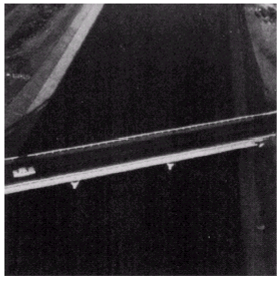
%> input picture DIP/Solutions/SERIAL dip/gray_lavel.png, 278 x 282 px
$ octave gray_lavel_slicing.m   (GNU Octave 9; MATLAB toolbox functions it lacks are replaced by stand-ins)
%> lines starting %> are read from the running program, lines starting %| are printed output that depends on the picture; in (x1, y1, x2, y2) boxes, pixels count from 0 and x2, y2 are one past the last pixel; in counts of white or black regions, pixels touching at a corner belong together; the program's own positions count from 1
clear all;

a=imread('gray_lavel.png');
%> a is the input picture: size 282x278x3 uint8; mean R, G, B 51.9, 48.7, 51.9


r=size(a,1);
%> r = 282
c=size(a,2);
%> c = 278


b=uint8(zeros(r,c));

subplot(1,3,1),imshow(a);
for i=1:r;
    for j=1:c;
       if(a(i,j)>128 && a(i,j)<240)
           b(i,j)=a(i,j);
           c(i,j)=0;
       else
           b(i,j)=0;
           c(i,j)=a(i,j);

       end


    end
end
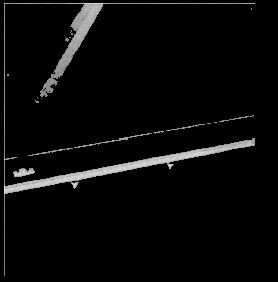
%> b: size 282x278 uint8; min 0, max 231, mean 9.2
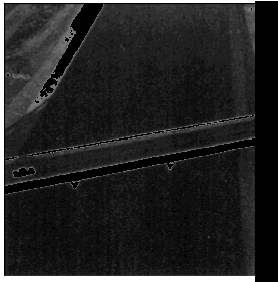
%> c: size 282x278 double; min 0, max 255, mean 36.8

subplot(1,3,2),imshow(b);
subplot(1,3,3),imshow(c);
%> after `imshow(c)`:
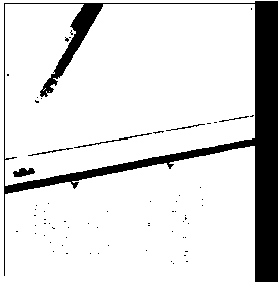
%> displayed picture: size 282x278, on the screen's scale of 0 to 255; 86.3% white; 67 black regions (61 under 20 px), largest, box (x1, y1, x2, y2) and area: (4, 1, 278, 282) 10222, (13, 168, 35, 177) 132, (74, 133, 152, 148) 116, (28, 148, 73, 156) 63, (166, 124, 205, 131) 49, (219, 116, 249, 122) 37
